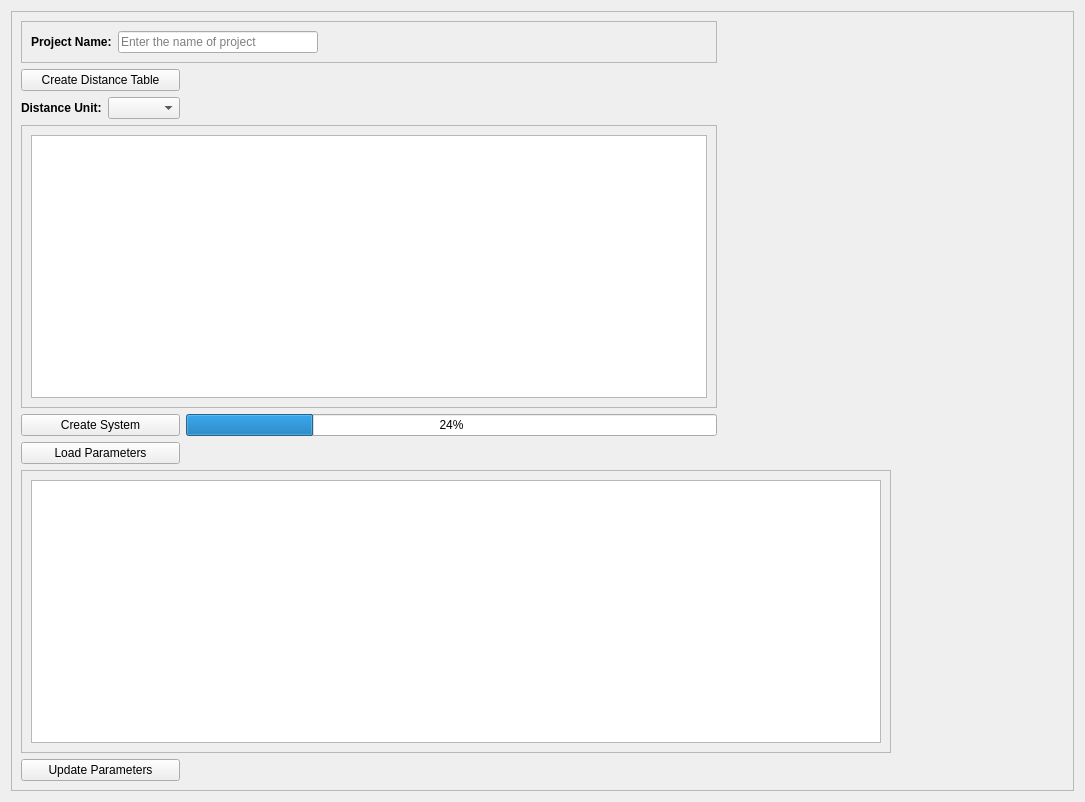
                     <widget class="QWidget" name="Network">
                      <property name="geometry">
                       <rect>
                        <x>0</x>
                        <y>0</y>
                        <width>1085</width>
                        <height>802</height>
                       </rect>
                      </property>
                      <attribute name="label">
                       <string>System</string>
                      </attribute>
                      <layout class="QGridLayout" name="gridLayout_102">
                       <item row="0" column="0">
                        <widget class="QFrame" name="frame_6">
                         <property name="frameShape">
                          <enum>QFrame::StyledPanel</enum>
                         </property>
                         <property name="frameShadow">
                          <enum>QFrame::Raised</enum>
                         </property>
                         <layout class="QGridLayout" name="gridLayout_53">
                          <item row="0" column="0" colspan="3">
                           <widget class="QFrame" name="frame_45">
                            <property name="frameShape">
                             <enum>QFrame::StyledPanel</enum>
                            </property>
                            <property name="frameShadow">
                             <enum>QFrame::Raised</enum>
                            </property>
                            <layout class="QGridLayout" name="gridLayout_104">
                             <item row="0" column="0">
                              <widget class="QLabel" name="label_41">
                               <property name="minimumSize">
                                <size>
                                 <width>80</width>
                                 <height>0</height>
                                </size>
                               </property>
                               <property name="font">
                                <font>
                                 <weight>75</weight>
                                 <bold>true</bold>
                                 <kerning>true</kerning>
                                </font>
                               </property>
                               <property name="text">
                                <string>Project Name:</string>
                               </property>
                              </widget>
                             </item>
                             <item row="0" column="1">
                              <widget class="QLineEdit" name="Project_Name">
                               <property name="minimumSize">
                                <size>
                                 <width>150</width>
                                 <height>0</height>
                                </size>
                               </property>
                               <property name="maximumSize">
                                <size>
                                 <width>200</width>
                                 <height>16777215</height>
                                </size>
                               </property>
                               <property name="placeholderText">
                                <string>Enter the name of project</string>
                               </property>
                              </widget>
                             </item>
                             <item row="0" column="2">
                              <spacer name="horizontalSpacer_42">
                               <property name="orientation">
                                <enum>Qt::Horizontal</enum>
                               </property>
                               <property name="sizeHint" stdset="0">
                                <size>
                                 <width>40</width>
                                 <height>20</height>
                                </size>
                               </property>
                              </spacer>
                             </item>
                            </layout>
                           </widget>
                          </item>
                          <item row="1" column="0" colspan="2">
                           <widget class="QPushButton" name="Create_Distance">
                            <property name="maximumSize">
                             <size>
                              <width>200</width>
                              <height>16777215</height>
                             </size>
                            </property>
                            <property name="text">
                             <string>Create Distance Table</string>
                            </property>
                            <property name="icon">
                             <iconset resource="PyWOLF_Resource.qrc">
                              <normaloff>:/ICONS/PySWOLF_ICONS/Create.png</normaloff>:/ICONS/PySWOLF_ICONS/Create.png</iconset>
                            </property>
                           </widget>
                          </item>
                          <item row="2" column="0">
                           <widget class="QLabel" name="label_85">
                            <property name="font">
                             <font>
                              <weight>75</weight>
                              <bold>true</bold>
                              <kerning>true</kerning>
                             </font>
                            </property>
                            <property name="text">
                             <string>Distance Unit:</string>
                            </property>
                           </widget>
                          </item>
                          <item row="2" column="1">
                           <widget class="QComboBox" name="Distanc_unit"/>
                          </item>
                          <item row="3" column="0" colspan="3">
                           <widget class="QFrame" name="frame_50">
                            <property name="frameShape">
                             <enum>QFrame::StyledPanel</enum>
                            </property>
                            <property name="frameShadow">
                             <enum>QFrame::Raised</enum>
                            </property>
                            <layout class="QVBoxLayout" name="verticalLayout_5">
                             <item>
                              <widget class="QTableView" name="Distance_table">
                               <property name="sizePolicy">
                                <sizepolicy hsizetype="Expanding" vsizetype="Expanding">
                                 <horstretch>0</horstretch>
                                 <verstretch>0</verstretch>
                                </sizepolicy>
                               </property>
                               <property name="minimumSize">
                                <size>
                                 <width>600</width>
                                 <height>200</height>
                                </size>
                               </property>
                               <property name="maximumSize">
                                <size>
                                 <width>16777215</width>
                                 <height>16777215</height>
                                </size>
                               </property>
                              </widget>
                             </item>
                            </layout>
                           </widget>
                          </item>
                          <item row="4" column="0" colspan="2">
                           <widget class="QPushButton" name="write_project">
                            <property name="maximumSize">
                             <size>
                              <width>16777215</width>
                              <height>16777215</height>
                             </size>
                            </property>
                            <property name="text">
                             <string>Create System</string>
                            </property>
                            <property name="icon">
                             <iconset resource="PyWOLF_Resource.qrc">
                              <normaloff>:/ICONS/PySWOLF_ICONS/Create.png</normaloff>:/ICONS/PySWOLF_ICONS/Create.png</iconset>
                            </property>
                           </widget>
                          </item>
                          <item row="4" column="2">
                           <widget class="QProgressBar" name="progressBar_write_project">
                            <property name="value">
                             <number>24</number>
                            </property>
                           </widget>
                          </item>
                          <item row="4" column="3" colspan="2">
                           <spacer name="horizontalSpacer_43">
                            <property name="orientation">
                             <enum>Qt::Horizontal</enum>
                            </property>
                            <property name="sizeHint" stdset="0">
                             <size>
                              <width>341</width>
                              <height>20</height>
                             </size>
                            </property>
                           </spacer>
                          </item>
                          <item row="5" column="0" colspan="2">
                           <widget class="QPushButton" name="Load_params">
                            <property name="text">
                             <string>Load Parameters</string>
                            </property>
                            <property name="icon">
                             <iconset resource="PyWOLF_Resource.qrc">
                              <normaloff>:/ICONS/PySWOLF_ICONS/Load.png</normaloff>:/ICONS/PySWOLF_ICONS/Load.png</iconset>
                            </property>
                           </widget>
                          </item>
                          <item row="6" column="0" colspan="4">
                           <widget class="QFrame" name="frame_46">
                            <property name="frameShape">
                             <enum>QFrame::StyledPanel</enum>
                            </property>
                            <property name="frameShadow">
                             <enum>QFrame::Raised</enum>
                            </property>
                            <layout class="QVBoxLayout" name="verticalLayout_4">
                             <item>
                              <widget class="QTableView" name="Param_table">
                               <property name="minimumSize">
                                <size>
                                 <width>800</width>
                                 <height>200</height>
                                </size>
                               </property>
                               <property name="maximumSize">
                                <size>
                                 <width>16777215</width>
                                 <height>16777215</height>
                                </size>
                               </property>
                              </widget>
                             </item>
                            </layout>
                           </widget>
                          </item>
                          <item row="7" column="0" colspan="2">
                           <widget class="QPushButton" name="update_param">
                            <property name="maximumSize">
                             <size>
                              <width>200</width>
                              <height>16777215</height>
                             </size>
                            </property>
                            <property name="text">
                             <string>Update Parameters</string>
                            </property>
                            <property name="icon">
                             <iconset resource="PyWOLF_Resource.qrc">
                              <normaloff>:/ICONS/PySWOLF_ICONS/Update.png</normaloff>:/ICONS/PySWOLF_ICONS/Update.png</iconset>
                            </property>
                           </widget>
                          </item>
                         </layout>
                        </widget>
                       </item>
                      </layout>
                     </widget>
